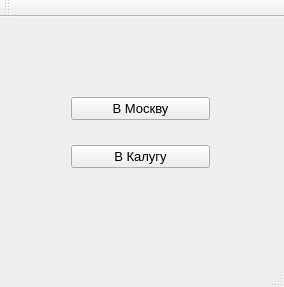
<?xml version="1.0" encoding="UTF-8"?>
<ui version="4.0">
 <class>MainWindow</class>
 <widget class="QMainWindow" name="MainWindow">
  <property name="geometry">
   <rect>
    <x>0</x>
    <y>0</y>
    <width>284</width>
    <height>287</height>
   </rect>
  </property>
  <property name="windowTitle">
   <string>MainWindow</string>
  </property>
  <widget class="QWidget" name="centralWidget">
   <widget class="QWidget" name="layoutWidget">
    <property name="geometry">
     <rect>
      <x>60</x>
      <y>50</y>
      <width>161</width>
      <height>131</height>
     </rect>
    </property>
    <layout class="QVBoxLayout" name="verticalLayout">
     <item>
      <widget class="QPushButton" name="to_msk_but">
       <property name="font">
        <font>
         <pointsize>10</pointsize>
        </font>
       </property>
       <property name="text">
        <string>В Москву</string>
       </property>
      </widget>
     </item>
     <item>
      <widget class="QPushButton" name="to_klg_but">
       <property name="font">
        <font>
         <pointsize>10</pointsize>
        </font>
       </property>
       <property name="text">
        <string>В Калугу</string>
       </property>
      </widget>
     </item>
    </layout>
   </widget>
  </widget>
  <widget class="QMenuBar" name="menuBar">
   <property name="geometry">
    <rect>
     <x>0</x>
     <y>0</y>
     <width>284</width>
     <height>26</height>
    </rect>
   </property>
  </widget>
  <widget class="QToolBar" name="mainToolBar">
   <attribute name="toolBarArea">
    <enum>TopToolBarArea</enum>
   </attribute>
   <attribute name="toolBarBreak">
    <bool>false</bool>
   </attribute>
  </widget>
  <widget class="QStatusBar" name="statusBar"/>
 </widget>
 <layoutdefault spacing="6" margin="11"/>
 <resources/>
 <connections/>
</ui>
